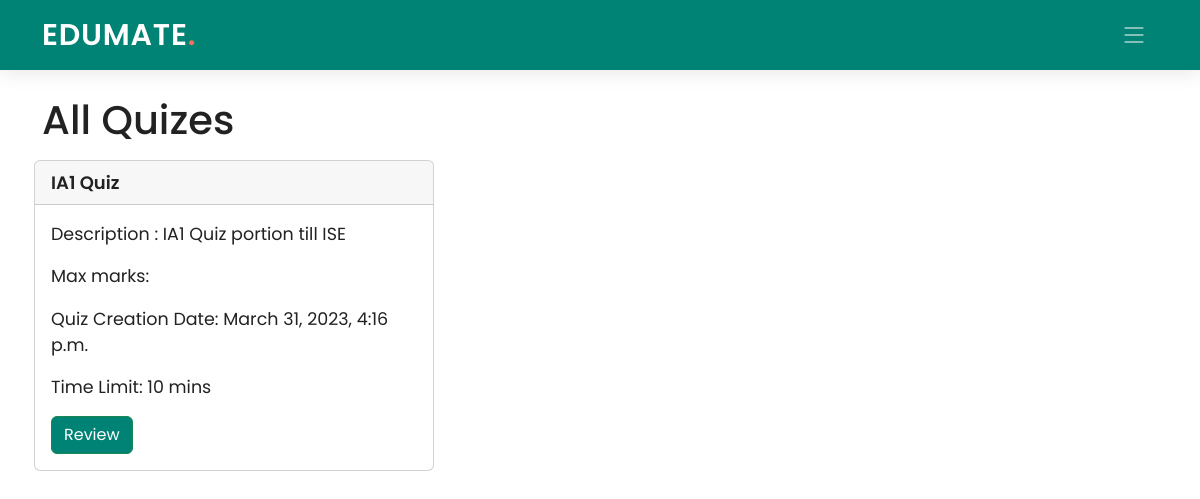
Page /student/1/classroom/PPJ8YI/quiz/ on the earlier database version.
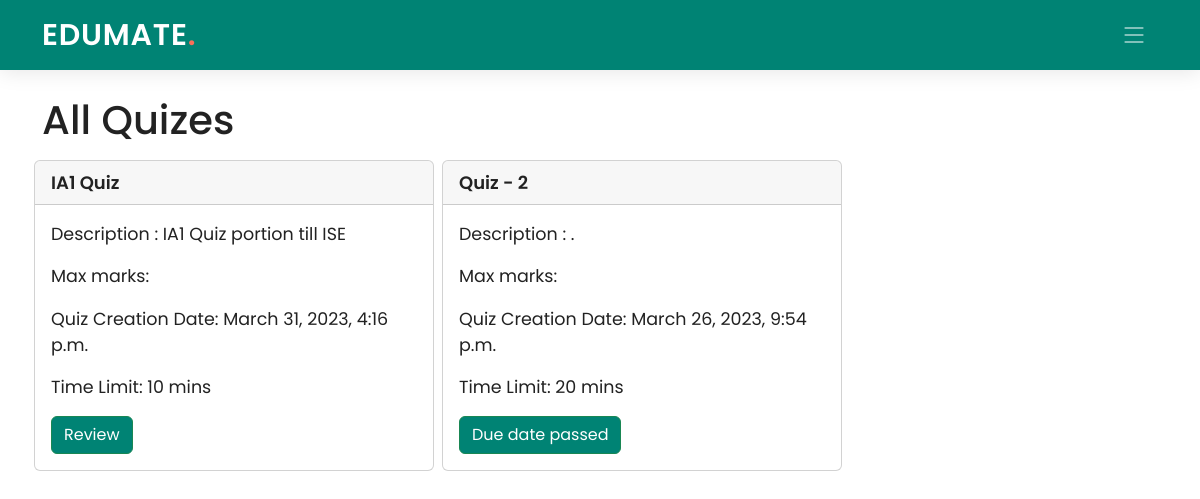
Same page on the later database version.
### Teacher/models.py (models this page shows, shortened)
class Quiz(models.Model):
    quiz_name = models.CharField(max_length=200)
    description= models.CharField(max_length=100, null=True)
    time_limit = models.PositiveBigIntegerField(default=10)
    quiz_date = models.DateTimeField(default=datetime.now)
    teach_id = models.ForeignKey("Edumate_app.Teachers", on_delete=models.CASCADE, blank=True, null=True)
    class_code = models.ForeignKey(ClassTeachers, on_delete=models.CASCADE, blank=True, null=True)

### Student/views.py (the view)
# urls.py: path('classroom/<pk2>/quiz/', views.quiz, name='quiz_stud'),
def quiz(request, pk, pk2):
    quiz = Quiz.objects.filter(class_code = pk2)
    stud = Students.objects.get(stud_id=pk)
    answered=Quiz_marks.objects.filter(student=stud).values_list('student','quiz')
    quiz_list = []
    for i in quiz:
        a=(pk,i.id)
        answer = False
        if a in answered:
            answer = True
        quiz_list.append([i,answer])
    today = timezone.localtime(timezone.now())
    return render(request, 'Student/quiz_student.html', {'pk': pk, 'pk2': pk2, 'quiz': quiz_list,'today':today})

### Student/templates/Student/quiz_student.html (shortened to what this page needs)
{% extends './base_student.html' %}
{% load static %}
{% block navbar %}
  <header id="header" class="header d-flex align-items-center">
    <div class="container-fluid container-xl d-flex align-items-center justify-content-between">
      <a href="#" class="logo d-flex align-items-center">
        <h1>EDUMATE<span>.</span></h1>
      </a>
      <i class="mobile-nav-toggle mobile-nav-show bi bi-list"></i>
    </div>
  </header>
  {% endblock navbar %}
{% block content %}
<br><br>
<div class="Container">
    <h1>All Quizes</h1>
    <div class="row">
        {% for i in quiz %}
            <div class="card my-2 mx-1 col-md-4" style="width: 25rem; padding:0px;">
                <div class="card-header">
                  <div style="font-weight: 600; font-size: 18px">
                    {{i.0.quiz_name}}
                  </div>
                </div>
                <div class="card-body">
                  <blockquote class="blockquote mb-0">
                    <p><small>Description : {{i.0.description}}</small></p>
                    <p><small>Max marks: {{ i.0.total_marks }}</small></p>
                    <p><small>Quiz Creation Date: {{ i.0.quiz_date }}</small></p>
                    <p><small>Time Limit: {{ i.0.time_limit }} mins</small></p>
                    {% if i.1 %}
                        <a href="{% url 'review_quiz' pk=pk pk2=pk2 pk3=i.0.id %}" class="btn btn-success">Review</a>
                    {% else %}
                        {% if i.0.quiz_date >= today %}
                        <a href="{% url 'ansquiz' pk=pk pk2=pk2 pk3=i.0.id %}" class="btn btn-success">Answer Quiz</a>
                        {% else %}
                        <a href="{% url 'ansquiz' pk=pk pk2=pk2 pk3=i.0.id %}" class="btn btn-success" style="pointer-events: none">Due date passed</a>
                        {% endif %}
                    {% endif %}
                  </blockquote>
                </div>
              </div>
        {% endfor %}
    </div>
    </div>
{% endblock content %}

### Student/templates/Student/base_student.html (shortened to what this page needs)
{% load static %}
<html lang="en">
<head>
  <link rel="stylesheet" href="https://cdnjs.cloudflare.com/ajax/libs/font-awesome/6.3.0/css/all.min.css" />
  <link href="{% static 'Edumate_app/assets/vendor/bootstrap/css/bootstrap.min.css' %}" rel="stylesheet">
  <link href="{% static 'Edumate_app/assets/vendor/bootstrap-icons/bootstrap-icons.css' %}" rel="stylesheet">
  <link href="{% static 'Edumate_app/assets/vendor/aos/aos.css' %}" rel="stylesheet">
  <link href="{% static 'Edumate_app/assets/vendor/glightbox/css/glightbox.min.css' %}" rel="stylesheet">
  <link href="{% static 'Edumate_app/assets/vendor/swiper/swiper-bundle.min.css' %}" rel="stylesheet">
  <link href="{% static 'Edumate_app/assets/css/index.css' %}" rel="stylesheet">
</head>
<body>
  {% block navbar %}{% endblock navbar %}
  <br><br>
  {% block content %}
  {% endblock content %}
  <br><br><br>
</body>
</html>

### Edumate_app/static/Edumate_app/assets/css/index.css (style rules this page uses)
:root { --font-default: "Open Sans", system-ui, -apple-system, "Segoe UI", Roboto, "Helvetica Neue", Arial, "Noto Sans", "Liberation Sans", sans-serif, "Apple Color Emoji", "Segoe UI Emoji", "Segoe UI Symbol", "Noto Color Emoji"; --font-primary: "Poppins", sans-serif; --font-secondary: "Poppins", sans-serif; }
:root { --color-default: #222222; --color-primary: #008374; --color-secondary: #f85a40; }
:root { scroll-behavior: smooth; }
body { font-family: var(--font-primary); color: var(--color-default); }
a { color: var(--color-primary); text-decoration: none; }
h1, h2, h3, h4, h5, h6 { font-family: var(--font-primary); }
.header { z-index: 997; height: 90px; background-color: var(--color-primary); }
.header.sticked { position: fixed; top: 0; right: 0; left: 0; height: 70px; box-shadow: 0px 2px 20px rgba(0, 0, 0, 0.1); }
.header .logo h1 { font-size: 30px; margin: 0; font-weight: 600; letter-spacing: 0.8px; color: #fff; font-family: var(--font-primary); }
.header .logo h1 span { color: #f96f59; }
@media (max-width: 1279px) { .mobile-nav-show { color: rgba(255, 255, 255, 0.6); font-size: 28px; cursor: pointer; line-height: 0; transition: 0.5s; z-index: 9999; margin-right: 10px; } }

### Student/templates/Student/quiz_student.html (style rules this page uses)
.btn-success, .btn-success:active, .btn-success:visited { background-color: #008374 !important; }

Differences in the rows shown:
added Quiz: quiz_name "Quiz - 2", description ".", quiz_date "March 26, 2023, 9:54 p.m.", time_limit "20", shows "Due date passed"
